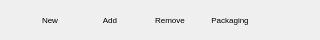
<?xml version="1.0" encoding="UTF-8"?>
<ui version="4.0">
 <class>PaintingFilesTool</class>
 <widget class="QWidget" name="PaintingFilesTool">
  <property name="geometry">
   <rect>
    <x>0</x>
    <y>0</y>
    <width>320</width>
    <height>40</height>
   </rect>
  </property>
  <property name="windowTitle">
   <string>Painting files tool</string>
  </property>
  <widget class="QToolButton" name="Back">
   <property name="geometry">
    <rect>
     <x>0</x>
     <y>0</y>
     <width>20</width>
     <height>40</height>
    </rect>
   </property>
   <property name="text">
    <string/>
   </property>
   <property name="icon">
    <iconset resource="../../Images/Branon.qrc">
     <normaloff>:/images/moveLeft.png</normaloff>:/images/moveLeft.png</iconset>
   </property>
   <property name="autoRaise">
    <bool>true</bool>
   </property>
  </widget>
  <widget class="QToolButton" name="Add">
   <property name="geometry">
    <rect>
     <x>80</x>
     <y>0</y>
     <width>60</width>
     <height>40</height>
    </rect>
   </property>
   <property name="font">
    <font>
     <pointsize>6</pointsize>
    </font>
   </property>
   <property name="text">
    <string>Add</string>
   </property>
   <property name="icon">
    <iconset resource="../private.qrc">
     <normaloff>:/icons/add.png</normaloff>:/icons/add.png</iconset>
   </property>
   <property name="iconSize">
    <size>
     <width>18</width>
     <height>18</height>
    </size>
   </property>
   <property name="toolButtonStyle">
    <enum>Qt::ToolButtonTextUnderIcon</enum>
   </property>
   <property name="autoRaise">
    <bool>true</bool>
   </property>
  </widget>
  <widget class="QToolButton" name="Remove">
   <property name="geometry">
    <rect>
     <x>140</x>
     <y>0</y>
     <width>60</width>
     <height>40</height>
    </rect>
   </property>
   <property name="font">
    <font>
     <pointsize>6</pointsize>
    </font>
   </property>
   <property name="text">
    <string>Remove</string>
   </property>
   <property name="icon">
    <iconset resource="../private.qrc">
     <normaloff>:/icons/remove.png</normaloff>:/icons/remove.png</iconset>
   </property>
   <property name="iconSize">
    <size>
     <width>18</width>
     <height>18</height>
    </size>
   </property>
   <property name="toolButtonStyle">
    <enum>Qt::ToolButtonTextUnderIcon</enum>
   </property>
   <property name="autoRaise">
    <bool>true</bool>
   </property>
  </widget>
  <widget class="QToolButton" name="Packaging">
   <property name="geometry">
    <rect>
     <x>200</x>
     <y>0</y>
     <width>60</width>
     <height>40</height>
    </rect>
   </property>
   <property name="font">
    <font>
     <pointsize>6</pointsize>
    </font>
   </property>
   <property name="text">
    <string>Packaging</string>
   </property>
   <property name="icon">
    <iconset resource="../private.qrc">
     <normaloff>:/icons/packaging.png</normaloff>:/icons/packaging.png</iconset>
   </property>
   <property name="iconSize">
    <size>
     <width>18</width>
     <height>18</height>
    </size>
   </property>
   <property name="toolButtonStyle">
    <enum>Qt::ToolButtonTextUnderIcon</enum>
   </property>
   <property name="autoRaise">
    <bool>true</bool>
   </property>
  </widget>
  <widget class="QToolButton" name="New">
   <property name="geometry">
    <rect>
     <x>20</x>
     <y>0</y>
     <width>60</width>
     <height>40</height>
    </rect>
   </property>
   <property name="font">
    <font>
     <pointsize>6</pointsize>
    </font>
   </property>
   <property name="text">
    <string>New</string>
   </property>
   <property name="icon">
    <iconset resource="../private.qrc">
     <normaloff>:/icons/new.png</normaloff>:/icons/new.png</iconset>
   </property>
   <property name="iconSize">
    <size>
     <width>18</width>
     <height>18</height>
    </size>
   </property>
   <property name="toolButtonStyle">
    <enum>Qt::ToolButtonTextUnderIcon</enum>
   </property>
   <property name="autoRaise">
    <bool>true</bool>
   </property>
  </widget>
 </widget>
 <resources>
  <include location="../private.qrc"/>
  <include location="../../Images/Branon.qrc"/>
 </resources>
 <connections/>
</ui>
